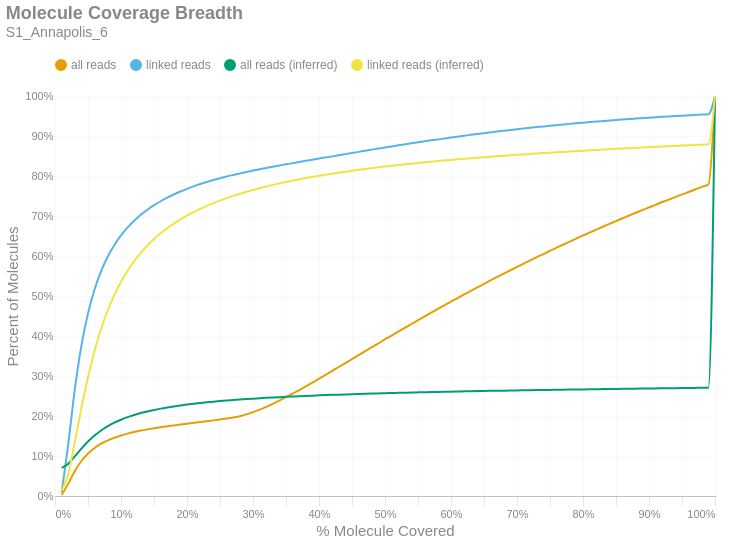

The cell this chart's notebook holds for it:
### Markdown cell above
### Molecule Read Coverage
This chart shows molecule coverage breadth as computed by the number of bases aligned to that molecule. In other words, "*how much of each unique long molecule is actually sequenced/aligned?*" Keep in mind there is a distinction between sequences and alignments, since some sequences belonging to a particular molecule may not align well and wouldn't appear in the alignment data. This chart also shows molecule coverage breadth as computed by the *inferred fragment* from which the aligned sequences originate. Unlike read coverage, this calculation takes into account the total insert size, including unsequenced gaps between the forward and reverse reads. Like the previous figures, these are cumulative percents.

### Code cell
if SKIPLR:
    print_html(f"Skipped")
else:
    binned_df = consolidated_hist(valids['coverage_bp'], mask, 0.01, True)
    binned_df_inf = consolidated_hist(valids['coverage_inserts'], mask, 0.01, True)
    binned_df = binned_df.with_columns(pl.lit(binned_df_inf['all reads (cumsum)']).alias('all reads (inferred)'))
    binned_df = binned_df.with_columns(pl.lit(binned_df_inf['linked reads (cumsum)']).alias('linked reads (inferred)'))
    binned_df = binned_df.with_columns(
        (pl.col('bin').cast(pl.Float64) + 0.01).alias('right_edge')
    )

    with SafeRender(binned_df):
        (
            density_plot(binned_df, 'Molecule Coverage Breadth', samplename, 'molcov', ['all reads (inferred)','linked reads (inferred)'])
            .encode(
                #x=alt.X('bin:Q', title="% Molecule Covered").axis(format = '%').scale(padding=0),
                x=alt.X('right_edge:Q', title="% Molecule Covered").axis(format='%').scale(padding=0),
                y=alt.Y('value:Q', title='Percent of Molecules')
                    .axis(format='%')
                    .stack(False)
                    .scale(domainMin=0, padding=0),
                color=alt.Color("key:N").scale(domain = ["all reads", "linked reads", "all reads (inferred)", "linked reads (inferred)"]),
                tooltip = [
                    alt.Tooltip("key:N", title = "Data Type"),
                    alt.Tooltip("range_label:N", title="% Molecule Covered"),
                    alt.Tooltip("value:Q", format = ".2%", title="% Molecules")
                ]
            )
        ).display()

### Figure 1 — Vega-Lite specification as saved in the notebook (floating-point values rounded to 4 significant figures)
{"width": "container", "height": 400, "config": {"title": {"anchor": "start", "dy": -15, "fontSize": 18, "color": "#888888", "subtitleColor": "#888888", "subtitleFontSize": 14}, "arc": {"fill": "#0072B2"}, "axis": {"domainColor": "#888888", "domainWidth": 0.5, "gridWidth": 0.2, "grid": false, "titleFontWeight": 400, "titleFontSize": 15, "labelFontSize": 11, "labelColor": "#888888", "tickColor": "#888888", "tickWidth": 0.2, "titleColor": "#888888"}, "axisBand": {"grid": false}, "axisX": {"grid": true, "tickSize": 10, "domainCap": "round"}, "axisY": {"domain": false, "grid": true, "tickSize": 0, "domainCap": "round"}, "background": "transparent", "header": {"labelFontSize": 15, "labelColor": "#888888", "titleFontSize": 15, "titleFontWeight": 600, "titleColor": "#888888"}, "legend": {"labelFont": "sans-serif", "labelFontSize": 12, "labelColor": "#888888", "symbolSize": 100, "symbolType": "circle", "titleFontSize": 12, "titlePadding": 10, "titleColor": "#888888", "title": null, "orient": "top"}, "range": {"category": ["#E69F00", "#56B4E9", "#009E73", "#F0E442", "#0072B2", "#D55E00", "#CC79A7", "#000000"], "diverging": ["#cfe8f3", "#a2d4ec", "#73bfe2", "#46abdb", "#1696d2", "#12719e"]}, "area": {"fill": "#0072B2", "fillOpacity": 0.7, "line": true, "strokeOpacity": 0.7}, "line": {"color": "#0072B2", "stroke": "#0072B2", "strokeWidth": 2}, "trail": {"color": "#0072B2", "stroke": "#0072B2", "strokeWidth": 0, "size": 1}, "point": {"filled": true, "fillOpacity": 1.0, "size": 95}, "text": {"color": "#888888", "fontSize": 11, "align": "right", "fontWeight": 400, "size": 11}, "bar": {"fill": "#0072B2", "stroke": null}, "view": {"stroke": null, "continuousWidth": 660, "continuousHeight": 400}}, "data": {"name": "data-3f233aad6fbecac199614dcdc4251453"}, "mark": {"type": "line", "interpolate": "monotone", "point": {"opacity": 0, "size": 275}}, "encoding": {"color": {"field": "key", "scale": {"domain": ["all reads", "linked reads", "all reads (inferred)", "linked reads (inferred)"]}, "type": "nominal"}, "tooltip": [{"field": "key", "title": "Data Type", "type": "nominal"}, {"field": "range_label", "title": "% Molecule Covered", "type": "nominal"}, {"field": "value", "format": ".2%", "title": "% Molecules", "type": "quantitative"}], "x": {"axis": {"format": "%"}, "field": "right_edge", "scale": {"padding": 0}, "title": "% Molecule Covered", "type": "quantitative"}, "y": {"axis": {"format": "%"}, "field": "value", "scale": {"domainMin": 0, "padding": 0}, "stack": false, "title": "Percent of Molecules", "type": "quantitative"}}, "params": [{"name": "param_c36ac31b6afebe62", "select": {"type": "point", "fields": ["key"]}, "bind": "legend"}], "title": {"text": "Molecule Coverage Breadth", "subtitle": "S1_Annapolis_6"}, "transform": [{"fold": ["all reads (cumsum)", "linked reads (cumsum)", "all reads (inferred)", "linked reads (inferred)"]}, {"calculate": "replace(datum.key, ' (cumsum)', '')", "as": "key"}, {"filter": {"param": "param_c36ac31b6afebe62"}}], "usermeta": {"embedOptions": {"downloadFileName": "S1_Annapolis_6.molcov"}}, "$schema": "https://vega.github.io/schema/vega-lite/v6.1.0.json", "datasets": {"data-3f233aad6fbecac199614dcdc4251453": [{"bin": "0.0", "interval": "0.0-0.01", "all reads": 0.002464, "linked reads": 0.009267, "all reads (cumsum)": 0.002464, "linked reads (cumsum)": 0.009267, "range_label": "0.0-0.01", "all reads (inferred)": 0.07022, "linked reads (inferred)": 0.01325, "right_edge": 0.01}, {"bin": "0.01", "interval": "0.01-0.02", "all reads": 0.02786, "linked reads": 0.1193, "all reads (cumsum)": 0.03032, "linked reads (cumsum)": 0.1286, "range_label": "0.01-0.02", "all reads (inferred)": 0.08032, "linked reads (inferred)": 0.05496, "right_edge": 0.02}, {"bin": "0.02", "interval": "0.02-0.03", "all reads": 0.0319, "linked reads": 0.1381, "all reads (cumsum)": 0.06222, "linked reads (cumsum)": 0.2667, "range_label": "0.02-0.03", "all reads (inferred)": 0.09885, "linked reads (inferred)": 0.1347, "right_edge": 0.03}, {"bin": "0.03", "interval": "0.03-0.04", "all reads": 0.02524, "linked reads": 0.1094, "all reads (cumsum)": 0.08746, "linked reads (cumsum)": 0.3761, "range_label": "0.03-0.04", "all reads (inferred)": 0.1184, "linked reads (inferred)": 0.2198, "right_edge": 0.04}, {"bin": "0.04", "interval": "0.04-0.05", "all reads": 0.01859, "linked reads": 0.08048, "all reads (cumsum)": 0.106, "linked reads (cumsum)": 0.4565, "range_label": "0.04-0.05", "all reads (inferred)": 0.1362, "linked reads (inferred)": 0.2971, "right_edge": 0.05}, {"bin": "0.05", "interval": "0.05-0.06", "all reads": 0.01393, "linked reads": 0.06023, "all reads (cumsum)": 0.12, "linked reads (cumsum)": 0.5168, "range_label": "0.05-0.06", "all reads (inferred)": 0.1513, "linked reads (inferred)": 0.3632, "right_edge": 0.06}, {"bin": "0.06", "interval": "0.06-0.07", "all reads": 0.01067, "linked reads": 0.04599, "all reads (cumsum)": 0.1307, "linked reads (cumsum)": 0.5628, "range_label": "0.06-0.07", "all reads (inferred)": 0.1639, "linked reads (inferred)": 0.4182, "right_edge": 0.07}, {"bin": "0.07", "interval": "0.07-0.08", "all reads": 0.008343, "linked reads": 0.03598, "all reads (cumsum)": 0.139, "linked reads (cumsum)": 0.5987, "range_label": "0.07-0.08", "all reads (inferred)": 0.1744, "linked reads (inferred)": 0.4644, "right_edge": 0.08}, {"bin": "0.08", "interval": "0.08-0.09", "all reads": 0.006737, "linked reads": 0.02889, "all reads (cumsum)": 0.1457, "linked reads (cumsum)": 0.6276, "range_label": "0.08-0.09", "all reads (inferred)": 0.1833, "linked reads (inferred)": 0.5029, "right_edge": 0.09}, {"bin": "0.09", "interval": "0.09-0.1", "all reads": 0.00557, "linked reads": 0.02375, "all reads (cumsum)": 0.1513, "linked reads (cumsum)": 0.6514, "range_label": "0.09-0.1", "all reads (inferred)": 0.1907, "linked reads (inferred)": 0.5354, "right_edge": 0.1}, {"bin": "0.1", "interval": "0.1-0.11", "all reads": 0.004717, "linked reads": 0.02, "all reads (cumsum)": 0.156, "linked reads (cumsum)": 0.6714, "range_label": "0.1-0.11", "all reads (inferred)": 0.1971, "linked reads (inferred)": 0.5633, "right_edge": 0.11}, {"bin": "0.11", "interval": "0.11-0.12", "all reads": 0.003997, "linked reads": 0.0169, "all reads (cumsum)": 0.16, "linked reads (cumsum)": 0.6883, "range_label": "0.11-0.12", "all reads (inferred)": 0.2025, "linked reads (inferred)": 0.5871, "right_edge": 0.12}, {"bin": "0.12", "interval": "0.12-0.13", "all reads": 0.00352, "linked reads": 0.0147, "all reads (cumsum)": 0.1635, "linked reads (cumsum)": 0.703, "range_label": "0.12-0.13", "all reads (inferred)": 0.2073, "linked reads (inferred)": 0.608, "right_edge": 0.13}, {"bin": "0.13", "interval": "0.13-0.14", "all reads": 0.003059, "linked reads": 0.01263, "all reads (cumsum)": 0.1666, "linked reads (cumsum)": 0.7156, "range_label": "0.13-0.14", "all reads (inferred)": 0.2115, "linked reads (inferred)": 0.6262, "right_edge": 0.14}, {"bin": "0.14", "interval": "0.14-0.15", "all reads": 0.00281, "linked reads": 0.01139, "all reads (cumsum)": 0.1694, "linked reads (cumsum)": 0.727, "range_label": "0.14-0.15", "all reads (inferred)": 0.2152, "linked reads (inferred)": 0.6424, "right_edge": 0.15}, {"bin": "0.15", "interval": "0.15-0.16", "all reads": 0.002502, "linked reads": 0.009879, "all reads (cumsum)": 0.1719, "linked reads (cumsum)": 0.7369, "range_label": "0.15-0.16", "all reads (inferred)": 0.2185, "linked reads (inferred)": 0.6567, "right_edge": 0.16}, {"bin": "0.16", "interval": "0.16-0.17", "all reads": 0.002336, "linked reads": 0.008878, "all reads (cumsum)": 0.1742, "linked reads (cumsum)": 0.7458, "range_label": "0.16-0.17", "all reads (inferred)": 0.2214, "linked reads (inferred)": 0.6694, "right_edge": 0.17}, {"bin": "0.17", "interval": "0.17-0.18", "all reads": 0.002228, "linked reads": 0.007976, "all reads (cumsum)": 0.1765, "linked reads (cumsum)": 0.7537, "range_label": "0.17-0.18", "all reads (inferred)": 0.224, "linked reads (inferred)": 0.6809, "right_edge": 0.18}, {"bin": "0.18", "interval": "0.18-0.19", "all reads": 0.002185, "linked reads": 0.007472, "all reads (cumsum)": 0.1787, "linked reads (cumsum)": 0.7612, "range_label": "0.18-0.19", "all reads (inferred)": 0.2264, "linked reads (inferred)": 0.6914, "right_edge": 0.19}, {"bin": "0.19", "interval": "0.19-0.2", "all reads": 0.002125, "linked reads": 0.006735, "all reads (cumsum)": 0.1808, "linked reads (cumsum)": 0.7679, "range_label": "0.19-0.2", "all reads (inferred)": 0.2286, "linked reads (inferred)": 0.7009, "right_edge": 0.2}, {"bin": "0.2", "interval": "0.2-0.21", "all reads": 0.002069, "linked reads": 0.006165, "all reads (cumsum)": 0.1828, "linked reads (cumsum)": 0.7741, "range_label": "0.2-0.21", "all reads (inferred)": 0.2306, "linked reads (inferred)": 0.7097, "right_edge": 0.21}, {"bin": "0.21", "interval": "0.21-0.22", "all reads": 0.002065, "linked reads": 0.005706, "all reads (cumsum)": 0.1849, "linked reads (cumsum)": 0.7798, "range_label": "0.21-0.22", "all reads (inferred)": 0.2325, "linked reads (inferred)": 0.7179, "right_edge": 0.22}, {"bin": "0.22", "interval": "0.22-0.23", "all reads": 0.00205, "linked reads": 0.005258, "all reads (cumsum)": 0.187, "linked reads (cumsum)": 0.7851, "range_label": "0.22-0.23", "all reads (inferred)": 0.2342, "linked reads (inferred)": 0.7252, "right_edge": 0.23}, {"bin": "0.23", "interval": "0.23-0.24", "all reads": 0.002084, "linked reads": 0.004857, "all reads (cumsum)": 0.189, "linked reads (cumsum)": 0.7899, "range_label": "0.23-0.24", "all reads (inferred)": 0.2358, "linked reads (inferred)": 0.7322, "right_edge": 0.24}, {"bin": "0.24", "interval": "0.24-0.25", "all reads": 0.002163, "linked reads": 0.004598, "all reads (cumsum)": 0.1912, "linked reads (cumsum)": 0.7945, "range_label": "0.24-0.25", "all reads (inferred)": 0.2372, "linked reads (inferred)": 0.7386, "right_edge": 0.25}, {"bin": "0.25", "interval": "0.25-0.26", "all reads": 0.002258, "linked reads": 0.004309, "all reads (cumsum)": 0.1935, "linked reads (cumsum)": 0.7988, "range_label": "0.25-0.26", "all reads (inferred)": 0.2386, "linked reads (inferred)": 0.7445, "right_edge": 0.26}, {"bin": "0.26", "interval": "0.26-0.27", "all reads": 0.002593, "linked reads": 0.003898, "all reads (cumsum)": 0.1961, "linked reads (cumsum)": 0.8027, "range_label": "0.26-0.27", "all reads (inferred)": 0.2399, "linked reads (inferred)": 0.7502, "right_edge": 0.27}, {"bin": "0.27", "interval": "0.27-0.28", "all reads": 0.003451, "linked reads": 0.003746, "all reads (cumsum)": 0.1995, "linked reads (cumsum)": 0.8065, "range_label": "0.27-0.28", "all reads (inferred)": 0.2411, "linked reads (inferred)": 0.7555, "right_edge": 0.28}, {"bin": "0.28", "interval": "0.28-0.29", "all reads": 0.004522, "linked reads": 0.003586, "all reads (cumsum)": 0.204, "linked reads (cumsum)": 0.8101, "range_label": "0.28-0.29", "all reads (inferred)": 0.2423, "linked reads (inferred)": 0.7605, "right_edge": 0.29}, {"bin": "0.29", "interval": "0.29-0.3", "all reads": 0.005513, "linked reads": 0.003485, "all reads (cumsum)": 0.2095, "linked reads (cumsum)": 0.8136, "range_label": "0.29-0.3", "all reads (inferred)": 0.2434, "linked reads (inferred)": 0.7651, "right_edge": 0.3}, {"bin": "0.3", "interval": "0.3-0.31", "all reads": 0.006276, "linked reads": 0.003272, "all reads (cumsum)": 0.2158, "linked reads (cumsum)": 0.8168, "range_label": "0.3-0.31", "all reads (inferred)": 0.2444, "linked reads (inferred)": 0.7696, "right_edge": 0.31}, {"bin": "0.31", "interval": "0.31-0.32", "all reads": 0.007011, "linked reads": 0.00327, "all reads (cumsum)": 0.2228, "linked reads (cumsum)": 0.8201, "range_label": "0.31-0.32", "all reads (inferred)": 0.2454, "linked reads (inferred)": 0.7738, "right_edge": 0.32}, {"bin": "0.32", "interval": "0.32-0.33", "all reads": 0.007673, "linked reads": 0.003056, "all reads (cumsum)": 0.2305, "linked reads (cumsum)": 0.8232, "range_label": "0.32-0.33", "all reads (inferred)": 0.2463, "linked reads (inferred)": 0.7778, "right_edge": 0.33}, {"bin": "0.33", "interval": "0.33-0.34", "all reads": 0.008038, "linked reads": 0.003018, "all reads (cumsum)": 0.2385, "linked reads (cumsum)": 0.8262, "range_label": "0.33-0.34", "all reads (inferred)": 0.2472, "linked reads (inferred)": 0.7816, "right_edge": 0.34}, {"bin": "0.34", "interval": "0.34-0.35", "all reads": 0.008456, "linked reads": 0.002983, "all reads (cumsum)": 0.247, "linked reads (cumsum)": 0.8292, "range_label": "0.34-0.35", "all reads (inferred)": 0.248, "linked reads (inferred)": 0.7851, "right_edge": 0.35}, {"bin": "0.35", "interval": "0.35-0.36", "all reads": 0.008777, "linked reads": 0.002916, "all reads (cumsum)": 0.2558, "linked reads (cumsum)": 0.8321, "range_label": "0.35-0.36", "all reads (inferred)": 0.2488, "linked reads (inferred)": 0.7885, "right_edge": 0.36}, {"bin": "0.36", "interval": "0.36-0.37", "all reads": 0.00904, "linked reads": 0.002927, "all reads (cumsum)": 0.2648, "linked reads (cumsum)": 0.835, "range_label": "0.36-0.37", "all reads (inferred)": 0.2495, "linked reads (inferred)": 0.7917, "right_edge": 0.37}, {"bin": "0.37", "interval": "0.37-0.38", "all reads": 0.009287, "linked reads": 0.002881, "all reads (cumsum)": 0.2741, "linked reads (cumsum)": 0.8379, "range_label": "0.37-0.38", "all reads (inferred)": 0.2502, "linked reads (inferred)": 0.7948, "right_edge": 0.38}, {"bin": "0.38", "interval": "0.38-0.39", "all reads": 0.009425, "linked reads": 0.002838, "all reads (cumsum)": 0.2835, "linked reads (cumsum)": 0.8407, "range_label": "0.38-0.39", "all reads (inferred)": 0.2509, "linked reads (inferred)": 0.7977, "right_edge": 0.39}, {"bin": "0.39", "interval": "0.39-0.4", "all reads": 0.009741, "linked reads": 0.002864, "all reads (cumsum)": 0.2933, "linked reads (cumsum)": 0.8436, "range_label": "0.39-0.4", "all reads (inferred)": 0.2516, "linked reads (inferred)": 0.8006, "right_edge": 0.4}, {"bin": "0.4", "interval": "0.4-0.41", "all reads": 0.009626, "linked reads": 0.002771, "all reads (cumsum)": 0.3029, "linked reads (cumsum)": 0.8463, "range_label": "0.4-0.41", "all reads (inferred)": 0.2522, "linked reads (inferred)": 0.8033, "right_edge": 0.41}, {"bin": "0.41", "interval": "0.41-0.42", "all reads": 0.009771, "linked reads": 0.002738, "all reads (cumsum)": 0.3127, "linked reads (cumsum)": 0.8491, "range_label": "0.41-0.42", "all reads (inferred)": 0.2528, "linked reads (inferred)": 0.8059, "right_edge": 0.42}, {"bin": "0.42", "interval": "0.42-0.43", "all reads": 0.009862, "linked reads": 0.002822, "all reads (cumsum)": 0.3225, "linked reads (cumsum)": 0.8519, "range_label": "0.42-0.43", "all reads (inferred)": 0.2534, "linked reads (inferred)": 0.8084, "right_edge": 0.43}, {"bin": "0.43", "interval": "0.43-0.44", "all reads": 0.00977, "linked reads": 0.002793, "all reads (cumsum)": 0.3323, "linked reads (cumsum)": 0.8547, "range_label": "0.43-0.44", "all reads (inferred)": 0.254, "linked reads (inferred)": 0.8108, "right_edge": 0.44}, {"bin": "0.44", "interval": "0.44-0.45", "all reads": 0.009956, "linked reads": 0.002806, "all reads (cumsum)": 0.3423, "linked reads (cumsum)": 0.8575, "range_label": "0.44-0.45", "all reads (inferred)": 0.2545, "linked reads (inferred)": 0.8132, "right_edge": 0.45}, {"bin": "0.45", "interval": "0.45-0.46", "all reads": 0.009941, "linked reads": 0.002808, "all reads (cumsum)": 0.3522, "linked reads (cumsum)": 0.8603, "range_label": "0.45-0.46", "all reads (inferred)": 0.255, "linked reads (inferred)": 0.8154, "right_edge": 0.46}, {"bin": "0.46", "interval": "0.46-0.47", "all reads": 0.009807, "linked reads": 0.002928, "all reads (cumsum)": 0.362, "linked reads (cumsum)": 0.8632, "range_label": "0.46-0.47", "all reads (inferred)": 0.2556, "linked reads (inferred)": 0.8176, "right_edge": 0.47}, {"bin": "0.47", "interval": "0.47-0.48", "all reads": 0.009922, "linked reads": 0.002705, "all reads (cumsum)": 0.3719, "linked reads (cumsum)": 0.8659, "range_label": "0.47-0.48", "all reads (inferred)": 0.256, "linked reads (inferred)": 0.8197, "right_edge": 0.48}, {"bin": "0.48", "interval": "0.48-0.49", "all reads": 0.009515, "linked reads": 0.00273, "all reads (cumsum)": 0.3814, "linked reads (cumsum)": 0.8687, "range_label": "0.48-0.49", "all reads (inferred)": 0.2565, "linked reads (inferred)": 0.8217, "right_edge": 0.49}, {"bin": "0.49", "interval": "0.49-0.5", "all reads": 0.01051, "linked reads": 0.002719, "all reads (cumsum)": 0.392, "linked reads (cumsum)": 0.8714, "range_label": "0.49-0.5", "all reads (inferred)": 0.257, "linked reads (inferred)": 0.8238, "right_edge": 0.5}, {"bin": "0.5", "interval": "0.5-0.51", "all reads": 0.008911, "linked reads": 0.002588, "all reads (cumsum)": 0.4009, "linked reads (cumsum)": 0.874, "range_label": "0.5-0.51", "all reads (inferred)": 0.2574, "linked reads (inferred)": 0.8256, "right_edge": 0.51}, {"bin": "0.51", "interval": "0.51-0.52", "all reads": 0.009911, "linked reads": 0.002631, "all reads (cumsum)": 0.4108, "linked reads (cumsum)": 0.8766, "range_label": "0.51-0.52", "all reads (inferred)": 0.2579, "linked reads (inferred)": 0.8274, "right_edge": 0.52}, {"bin": "0.52", "interval": "0.52-0.53", "all reads": 0.009568, "linked reads": 0.002551, "all reads (cumsum)": 0.4203, "linked reads (cumsum)": 0.8792, "range_label": "0.52-0.53", "all reads (inferred)": 0.2583, "linked reads (inferred)": 0.8291, "right_edge": 0.53}, {"bin": "0.53", "interval": "0.53-0.54", "all reads": 0.009682, "linked reads": 0.002549, "all reads (cumsum)": 0.43, "linked reads (cumsum)": 0.8817, "range_label": "0.53-0.54", "all reads (inferred)": 0.2587, "linked reads (inferred)": 0.8309, "right_edge": 0.54}, {"bin": "0.54", "interval": "0.54-0.55", "all reads": 0.009476, "linked reads": 0.002427, "all reads (cumsum)": 0.4395, "linked reads (cumsum)": 0.8841, "range_label": "0.54-0.55", "all reads (inferred)": 0.2591, "linked reads (inferred)": 0.8326, "right_edge": 0.55}, {"bin": "0.55", "interval": "0.55-0.56", "all reads": 0.009542, "linked reads": 0.002511, "all reads (cumsum)": 0.449, "linked reads (cumsum)": 0.8867, "range_label": "0.55-0.56", "all reads (inferred)": 0.2595, "linked reads (inferred)": 0.8342, "right_edge": 0.56}, {"bin": "0.56", "interval": "0.56-0.57", "all reads": 0.009398, "linked reads": 0.002453, "all reads (cumsum)": 0.4584, "linked reads (cumsum)": 0.8891, "range_label": "0.56-0.57", "all reads (inferred)": 0.2598, "linked reads (inferred)": 0.8358, "right_edge": 0.57}, {"bin": "0.57", "interval": "0.57-0.58", "all reads": 0.0091, "linked reads": 0.002357, "all reads (cumsum)": 0.4675, "linked reads (cumsum)": 0.8915, "range_label": "0.57-0.58", "all reads (inferred)": 0.2602, "linked reads (inferred)": 0.8374, "right_edge": 0.58}, {"bin": "0.58", "interval": "0.58-0.59", "all reads": 0.009206, "linked reads": 0.002352, "all reads (cumsum)": 0.4767, "linked reads (cumsum)": 0.8938, "range_label": "0.58-0.59", "all reads (inferred)": 0.2606, "linked reads (inferred)": 0.8388, "right_edge": 0.59}, {"bin": "0.59", "interval": "0.59-0.6", "all reads": 0.009245, "linked reads": 0.002357, "all reads (cumsum)": 0.486, "linked reads (cumsum)": 0.8962, "range_label": "0.59-0.6", "all reads (inferred)": 0.2609, "linked reads (inferred)": 0.8403, "right_edge": 0.6}, {"bin": "0.6", "interval": "0.6-0.61", "all reads": 0.008812, "linked reads": 0.002237, "all reads (cumsum)": 0.4948, "linked reads (cumsum)": 0.8984, "range_label": "0.6-0.61", "all reads (inferred)": 0.2612, "linked reads (inferred)": 0.8417, "right_edge": 0.61}, {"bin": "0.61", "interval": "0.61-0.62", "all reads": 0.00909, "linked reads": 0.002197, "all reads (cumsum)": 0.5039, "linked reads (cumsum)": 0.9006, "range_label": "0.61-0.62", "all reads (inferred)": 0.2616, "linked reads (inferred)": 0.8431, "right_edge": 0.62}, {"bin": "0.62", "interval": "0.62-0.63", "all reads": 0.008835, "linked reads": 0.002233, "all reads (cumsum)": 0.5127, "linked reads (cumsum)": 0.9028, "range_label": "0.62-0.63", "all reads (inferred)": 0.2619, "linked reads (inferred)": 0.8444, "right_edge": 0.63}, {"bin": "0.63", "interval": "0.63-0.64", "all reads": 0.00891, "linked reads": 0.002132, "all reads (cumsum)": 0.5216, "linked reads (cumsum)": 0.905, "range_label": "0.63-0.64", "all reads (inferred)": 0.2622, "linked reads (inferred)": 0.8457, "right_edge": 0.64}, {"bin": "0.64", "interval": "0.64-0.65", "all reads": 0.008669, "linked reads": 0.002091, "all reads (cumsum)": 0.5303, "linked reads (cumsum)": 0.9071, "range_label": "0.64-0.65", "all reads (inferred)": 0.2625, "linked reads (inferred)": 0.847, "right_edge": 0.65}, {"bin": "0.65", "interval": "0.65-0.66", "all reads": 0.008889, "linked reads": 0.00205, "all reads (cumsum)": 0.5392, "linked reads (cumsum)": 0.9091, "range_label": "0.65-0.66", "all reads (inferred)": 0.2628, "linked reads (inferred)": 0.8482, "right_edge": 0.66}, {"bin": "0.66", "interval": "0.66-0.67", "all reads": 0.008412, "linked reads": 0.002036, "all reads (cumsum)": 0.5476, "linked reads (cumsum)": 0.9112, "range_label": "0.66-0.67", "all reads (inferred)": 0.2631, "linked reads (inferred)": 0.8494, "right_edge": 0.67}, {"bin": "0.67", "interval": "0.67-0.68", "all reads": 0.008451, "linked reads": 0.001953, "all reads (cumsum)": 0.5561, "linked reads (cumsum)": 0.9131, "range_label": "0.67-0.68", "all reads (inferred)": 0.2634, "linked reads (inferred)": 0.8506, "right_edge": 0.68}, {"bin": "0.68", "interval": "0.68-0.69", "all reads": 0.008266, "linked reads": 0.001924, "all reads (cumsum)": 0.5643, "linked reads (cumsum)": 0.915, "range_label": "0.68-0.69", "all reads (inferred)": 0.2637, "linked reads (inferred)": 0.8518, "right_edge": 0.69}, {"bin": "0.69", "interval": "0.69-0.7", "all reads": 0.0083, "linked reads": 0.001865, "all reads (cumsum)": 0.5726, "linked reads (cumsum)": 0.9169, "range_label": "0.69-0.7", "all reads (inferred)": 0.264, "linked reads (inferred)": 0.8529, "right_edge": 0.7}, {"bin": "0.7", "interval": "0.7-0.71", "all reads": 0.008102, "linked reads": 0.001798, "all reads (cumsum)": 0.5807, "linked reads (cumsum)": 0.9187, "range_label": "0.7-0.71", "all reads (inferred)": 0.2642, "linked reads (inferred)": 0.854, "right_edge": 0.71}, {"bin": "0.71", "interval": "0.71-0.72", "all reads": 0.008079, "linked reads": 0.001795, "all reads (cumsum)": 0.5888, "linked reads (cumsum)": 0.9205, "range_label": "0.71-0.72", "all reads (inferred)": 0.2645, "linked reads (inferred)": 0.8551, "right_edge": 0.72}, {"bin": "0.72", "interval": "0.72-0.73", "all reads": 0.008171, "linked reads": 0.001771, "all reads (cumsum)": 0.597, "linked reads (cumsum)": 0.9223, "range_label": "0.72-0.73", "all reads (inferred)": 0.2648, "linked reads (inferred)": 0.8562, "right_edge": 0.73}, {"bin": "0.73", "interval": "0.73-0.74", "all reads": 0.007872, "linked reads": 0.00163, "all reads (cumsum)": 0.6049, "linked reads (cumsum)": 0.9239, "range_label": "0.73-0.74", "all reads (inferred)": 0.265, "linked reads (inferred)": 0.8572, "right_edge": 0.74}, {"bin": "0.74", "interval": "0.74-0.75", "all reads": 0.008283, "linked reads": 0.001696, "all reads (cumsum)": 0.6131, "linked reads (cumsum)": 0.9256, "range_label": "0.74-0.75", "all reads (inferred)": 0.2653, "linked reads (inferred)": 0.8583, "right_edge": 0.75}, {"bin": "0.75", "interval": "0.75-0.76", "all reads": 0.007624, "linked reads": 0.001578, "all reads (cumsum)": 0.6208, "linked reads (cumsum)": 0.9272, "range_label": "0.75-0.76", "all reads (inferred)": 0.2655, "linked reads (inferred)": 0.8593, "right_edge": 0.76}, {"bin": "0.76", "interval": "0.76-0.77", "all reads": 0.007689, "linked reads": 0.001587, "all reads (cumsum)": 0.6284, "linked reads (cumsum)": 0.9287, "range_label": "0.76-0.77", "all reads (inferred)": 0.2658, "linked reads (inferred)": 0.8603, "right_edge": 0.77}, {"bin": "0.77", "interval": "0.77-0.78", "all reads": 0.007628, "linked reads": 0.001556, "all reads (cumsum)": 0.6361, "linked reads (cumsum)": 0.9303, "range_label": "0.77-0.78", "all reads (inferred)": 0.266, "linked reads (inferred)": 0.8613, "right_edge": 0.78}, {"bin": "0.78", "interval": "0.78-0.79", "all reads": 0.007554, "linked reads": 0.001484, "all reads (cumsum)": 0.6436, "linked reads (cumsum)": 0.9318, "range_label": "0.78-0.79", "all reads (inferred)": 0.2663, "linked reads (inferred)": 0.8623, "right_edge": 0.79}, {"bin": "0.79", "interval": "0.79-0.8", "all reads": 0.007829, "linked reads": 0.001527, "all reads (cumsum)": 0.6515, "linked reads (cumsum)": 0.9333, "range_label": "0.79-0.8", "all reads (inferred)": 0.2665, "linked reads (inferred)": 0.8633, "right_edge": 0.8}, {"bin": "0.8", "interval": "0.8-0.81", "all reads": 0.007055, "linked reads": 0.001389, "all reads (cumsum)": 0.6585, "linked reads (cumsum)": 0.9347, "range_label": "0.8-0.81", "all reads (inferred)": 0.2668, "linked reads (inferred)": 0.8642, "right_edge": 0.81}, {"bin": "0.81", "interval": "0.81-0.82", "all reads": 0.00729, "linked reads": 0.001373, "all reads (cumsum)": 0.6658, "linked reads (cumsum)": 0.9361, "range_label": "0.81-0.82", "all reads (inferred)": 0.267, "linked reads (inferred)": 0.8652, "right_edge": 0.82}, {"bin": "0.82", "interval": "0.82-0.83", "all reads": 0.00732, "linked reads": 0.001327, "all reads (cumsum)": 0.6731, "linked reads (cumsum)": 0.9374, "range_label": "0.82-0.83", "all reads (inferred)": 0.2672, "linked reads (inferred)": 0.8661, "right_edge": 0.83}, {"bin": "0.83", "interval": "0.83-0.84", "all reads": 0.00713, "linked reads": 0.001313, "all reads (cumsum)": 0.6803, "linked reads (cumsum)": 0.9387, "range_label": "0.83-0.84", "all reads (inferred)": 0.2675, "linked reads (inferred)": 0.867, "right_edge": 0.84}, {"bin": "0.84", "interval": "0.84-0.85", "all reads": 0.007004, "linked reads": 0.001209, "all reads (cumsum)": 0.6873, "linked reads (cumsum)": 0.9399, "range_label": "0.84-0.85", "all reads (inferred)": 0.2677, "linked reads (inferred)": 0.8679, "right_edge": 0.85}, {"bin": "0.85", "interval": "0.85-0.86", "all reads": 0.007043, "linked reads": 0.00123, "all reads (cumsum)": 0.6943, "linked reads (cumsum)": 0.9412, "range_label": "0.85-0.86", "all reads (inferred)": 0.2679, "linked reads (inferred)": 0.8688, "right_edge": 0.86}, {"bin": "0.86", "interval": "0.86-0.87", "all reads": 0.006854, "linked reads": 0.001165, "all reads (cumsum)": 0.7012, "linked reads (cumsum)": 0.9423, "range_label": "0.86-0.87", "all reads (inferred)": 0.2682, "linked reads (inferred)": 0.8697, "right_edge": 0.87}, {"bin": "0.87", "interval": "0.87-0.88", "all reads": 0.006894, "linked reads": 0.001187, "all reads (cumsum)": 0.708, "linked reads (cumsum)": 0.9435, "range_label": "0.87-0.88", "all reads (inferred)": 0.2684, "linked reads (inferred)": 0.8705, "right_edge": 0.88}, {"bin": "0.88", "interval": "0.88-0.89", "all reads": 0.006729, "linked reads": 0.001121, "all reads (cumsum)": 0.7148, "linked reads (cumsum)": 0.9446, "range_label": "0.88-0.89", "all reads (inferred)": 0.2686, "linked reads (inferred)": 0.8714, "right_edge": 0.89}, {"bin": "0.89", "interval": "0.89-0.9", "all reads": 0.006811, "linked reads": 0.00113, "all reads (cumsum)": 0.7216, "linked reads (cumsum)": 0.9458, "range_label": "0.89-0.9", "all reads (inferred)": 0.2688, "linked reads (inferred)": 0.8722, "right_edge": 0.9}, {"bin": "0.9", "interval": "0.9-0.91", "all reads": 0.006258, "linked reads": 0.001012, "all reads (cumsum)": 0.7278, "linked reads (cumsum)": 0.9468, "range_label": "0.9-0.91", "all reads (inferred)": 0.269, "linked reads (inferred)": 0.873, "right_edge": 0.91}, {"bin": "0.91", "interval": "0.91-0.92", "all reads": 0.007044, "linked reads": 0.001074, "all reads (cumsum)": 0.7349, "linked reads (cumsum)": 0.9478, "range_label": "0.91-0.92", "all reads (inferred)": 0.2692, "linked reads (inferred)": 0.8738, "right_edge": 0.92}, {"bin": "0.92", "interval": "0.92-0.93", "all reads": 0.005986, "linked reads": 0.001043, "all reads (cumsum)": 0.7409, "linked reads (cumsum)": 0.9489, "range_label": "0.92-0.93", "all reads (inferred)": 0.2694, "linked reads (inferred)": 0.8745, "right_edge": 0.93}, {"bin": "0.93", "interval": "0.93-0.94", "all reads": 0.006452, "linked reads": 0.0009964, "all reads (cumsum)": 0.7473, "linked reads (cumsum)": 0.9499, "range_label": "0.93-0.94", "all reads (inferred)": 0.2696, "linked reads (inferred)": 0.8752, "right_edge": 0.94}, {"bin": "0.94", "interval": "0.94-0.95", "all reads": 0.006885, "linked reads": 0.0009733, "all reads (cumsum)": 0.7542, "linked reads (cumsum)": 0.9509, "range_label": "0.94-0.95", "all reads (inferred)": 0.2698, "linked reads (inferred)": 0.876, "right_edge": 0.95}, {"bin": "0.95", "interval": "0.95-0.96", "all reads": 0.005631, "linked reads": 0.0008871, "all reads (cumsum)": 0.7598, "linked reads (cumsum)": 0.9517, "range_label": "0.95-0.96", "all reads (inferred)": 0.27, "linked reads (inferred)": 0.8767, "right_edge": 0.96}, {"bin": "0.96", "interval": "0.96-0.97", "all reads": 0.006432, "linked reads": 0.0009306, "all reads (cumsum)": 0.7663, "linked reads (cumsum)": 0.9527, "range_label": "0.96-0.97", "all reads (inferred)": 0.2703, "linked reads (inferred)": 0.8775, "right_edge": 0.97}, {"bin": "0.97", "interval": "0.97-0.98", "all reads": 0.006553, "linked reads": 0.0008156, "all reads (cumsum)": 0.7728, "linked reads (cumsum)": 0.9535, "range_label": "0.97-0.98", "all reads (inferred)": 0.2705, "linked reads (inferred)": 0.8783, "right_edge": 0.98}, {"bin": "0.98", "interval": "0.98-0.99", "all reads": 0.006041, "linked reads": 0.0009151, "all reads (cumsum)": 0.7789, "linked reads (cumsum)": 0.9544, "range_label": "0.98-0.99", "all reads (inferred)": 0.2708, "linked reads (inferred)": 0.8791, "right_edge": 0.99}, {"bin": "0.99", "interval": "0.99-1.0", "all reads": 0.2211, "linked reads": 0.04559, "all reads (cumsum)": 1.0, "linked reads (cumsum)": 1.0, "range_label": "0.99-1.0", "all reads (inferred)": 1.0, "linked reads (inferred)": 1.0, "right_edge": 1.0}]}}
